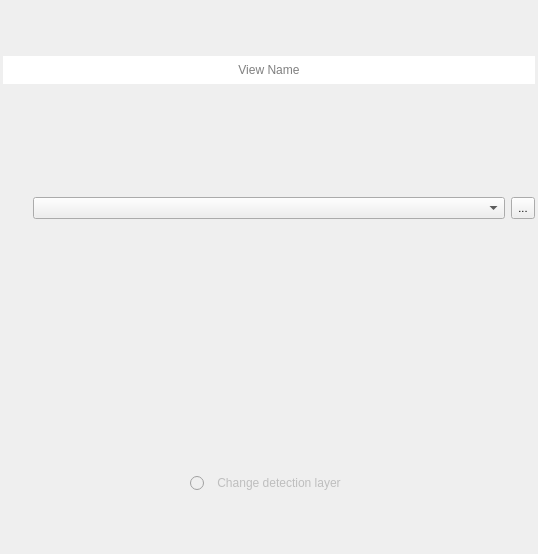
<?xml version="1.0" encoding="UTF-8"?>
<ui version="4.0">
 <class>ViewWidget</class>
 <widget class="QWidget" name="ViewWidget">
  <property name="geometry">
   <rect>
    <x>0</x>
    <y>0</y>
    <width>538</width>
    <height>554</height>
   </rect>
  </property>
  <layout class="QVBoxLayout" name="verticalLayout">
   <property name="spacing">
    <number>3</number>
   </property>
   <property name="leftMargin">
    <number>3</number>
   </property>
   <property name="topMargin">
    <number>3</number>
   </property>
   <property name="rightMargin">
    <number>3</number>
   </property>
   <property name="bottomMargin">
    <number>3</number>
   </property>
   <item>
    <widget class="QWidget" name="widget_2" native="true">
     <layout class="QHBoxLayout" name="horizontalLayout">
      <property name="spacing">
       <number>0</number>
      </property>
      <property name="leftMargin">
       <number>0</number>
      </property>
      <property name="topMargin">
       <number>0</number>
      </property>
      <property name="rightMargin">
       <number>0</number>
      </property>
      <property name="bottomMargin">
       <number>0</number>
      </property>
      <item>
       <widget class="QLineEdit" name="QLabel_ViewName">
        <property name="maximumSize">
         <size>
          <width>16777215</width>
          <height>28</height>
         </size>
        </property>
        <property name="font">
         <font>
          <pointsize>9</pointsize>
         </font>
        </property>
        <property name="frame">
         <bool>false</bool>
        </property>
        <property name="alignment">
         <set>Qt::AlignCenter</set>
        </property>
        <property name="placeholderText">
         <string>View Name</string>
        </property>
       </widget>
      </item>
     </layout>
    </widget>
   </item>
   <item>
    <widget class="QWidget" name="widget_26" native="true">
     <layout class="QHBoxLayout" name="horizontalLayout_26">
      <property name="leftMargin">
       <number>0</number>
      </property>
      <property name="topMargin">
       <number>0</number>
      </property>
      <property name="rightMargin">
       <number>0</number>
      </property>
      <property name="bottomMargin">
       <number>0</number>
      </property>
      <item>
       <widget class="QToolButton" name="layerStyleEditor">
        <property name="maximumSize">
         <size>
          <width>16777215</width>
          <height>22</height>
         </size>
        </property>
        <property name="font">
         <font>
          <pointsize>8</pointsize>
         </font>
        </property>
        <property name="toolTip">
         <string>Open the style editor for this layer</string>
        </property>
        <property name="text">
         <string/>
        </property>
        <property name="icon">
         <iconset>
          <normaloff>:/plugins/pca4cd/icons/layer_properties.svg</normaloff>:/plugins/pca4cd/icons/layer_properties.svg</iconset>
        </property>
        <property name="toolButtonStyle">
         <enum>Qt::ToolButtonIconOnly</enum>
        </property>
        <property name="autoRaise">
         <bool>true</bool>
        </property>
       </widget>
      </item>
      <item>
       <widget class="QgsMapLayerComboBox" name="QCBox_RenderFile">
        <property name="sizePolicy">
         <sizepolicy hsizetype="Expanding" vsizetype="Fixed">
          <horstretch>0</horstretch>
          <verstretch>0</verstretch>
         </sizepolicy>
        </property>
        <property name="maximumSize">
         <size>
          <width>16777215</width>
          <height>22</height>
         </size>
        </property>
        <property name="font">
         <font>
          <pointsize>8</pointsize>
         </font>
        </property>
        <property name="allowEmptyLayer">
         <bool>true</bool>
        </property>
       </widget>
      </item>
      <item>
       <widget class="QToolButton" name="QCBox_browseRenderFile">
        <property name="sizePolicy">
         <sizepolicy hsizetype="Fixed" vsizetype="Fixed">
          <horstretch>0</horstretch>
          <verstretch>0</verstretch>
         </sizepolicy>
        </property>
        <property name="maximumSize">
         <size>
          <width>16777215</width>
          <height>22</height>
         </size>
        </property>
        <property name="font">
         <font>
          <pointsize>8</pointsize>
         </font>
        </property>
        <property name="text">
         <string>...</string>
        </property>
       </widget>
      </item>
     </layout>
    </widget>
   </item>
   <item>
    <widget class="RenderWidget" name="render_widget" native="true">
     <property name="sizePolicy">
      <sizepolicy hsizetype="Ignored" vsizetype="Ignored">
       <horstretch>0</horstretch>
       <verstretch>0</verstretch>
      </sizepolicy>
     </property>
    </widget>
   </item>
   <item>
    <widget class="QWidget" name="WidgetDetectionLayer" native="true">
     <property name="enabled">
      <bool>false</bool>
     </property>
     <layout class="QHBoxLayout" name="horizontalLayout_3">
      <property name="leftMargin">
       <number>0</number>
      </property>
      <property name="topMargin">
       <number>0</number>
      </property>
      <property name="rightMargin">
       <number>0</number>
      </property>
      <property name="bottomMargin">
       <number>0</number>
      </property>
      <item>
       <spacer name="horizontalSpacer_4">
        <property name="orientation">
         <enum>Qt::Horizontal</enum>
        </property>
        <property name="sizeHint" stdset="0">
         <size>
          <width>40</width>
          <height>20</height>
         </size>
        </property>
       </spacer>
      </item>
      <item>
       <widget class="QRadioButton" name="EnableChangeDetection">
        <property name="maximumSize">
         <size>
          <width>16777215</width>
          <height>26</height>
         </size>
        </property>
        <property name="font">
         <font>
          <pointsize>9</pointsize>
         </font>
        </property>
        <property name="toolTip">
         <string>Enable/Disable the change layer</string>
        </property>
        <property name="text">
         <string/>
        </property>
       </widget>
      </item>
      <item>
       <widget class="QToolButton" name="QPBtn_ComponentAnalysisDialog">
        <property name="enabled">
         <bool>false</bool>
        </property>
        <property name="maximumSize">
         <size>
          <width>16777215</width>
          <height>26</height>
         </size>
        </property>
        <property name="font">
         <font>
          <pointsize>9</pointsize>
         </font>
        </property>
        <property name="toolTip">
         <string>Generate the change layer for this component</string>
        </property>
        <property name="text">
         <string>Change detection layer</string>
        </property>
        <property name="icon">
         <iconset>
          <normaloff>:/plugins/pca4cd/icons/change_detection_layer.svg</normaloff>:/plugins/pca4cd/icons/change_detection_layer.svg</iconset>
        </property>
        <property name="toolButtonStyle">
         <enum>Qt::ToolButtonTextBesideIcon</enum>
        </property>
        <property name="autoRaise">
         <bool>true</bool>
        </property>
       </widget>
      </item>
      <item>
       <spacer name="horizontalSpacer_5">
        <property name="orientation">
         <enum>Qt::Horizontal</enum>
        </property>
        <property name="sizeHint" stdset="0">
         <size>
          <width>40</width>
          <height>20</height>
         </size>
        </property>
       </spacer>
      </item>
     </layout>
    </widget>
   </item>
  </layout>
 </widget>
 <customwidgets>
  <customwidget>
   <class>QgsMapLayerComboBox</class>
   <extends>QComboBox</extends>
   <header>qgsmaplayercombobox.h</header>
  </customwidget>
  <customwidget>
   <class>RenderWidget</class>
   <extends>QWidget</extends>
   <header>pca4cd.gui.render_widget</header>
   <container>1</container>
  </customwidget>
 </customwidgets>
 <resources/>
 <connections>
  <connection>
   <sender>EnableChangeDetection</sender>
   <signal>clicked(bool)</signal>
   <receiver>QPBtn_ComponentAnalysisDialog</receiver>
   <slot>setEnabled(bool)</slot>
   <hints>
    <hint type="sourcelabel">
     <x>158</x>
     <y>484</y>
    </hint>
    <hint type="destinationlabel">
     <x>200</x>
     <y>487</y>
    </hint>
   </hints>
  </connection>
 </connections>
</ui>
